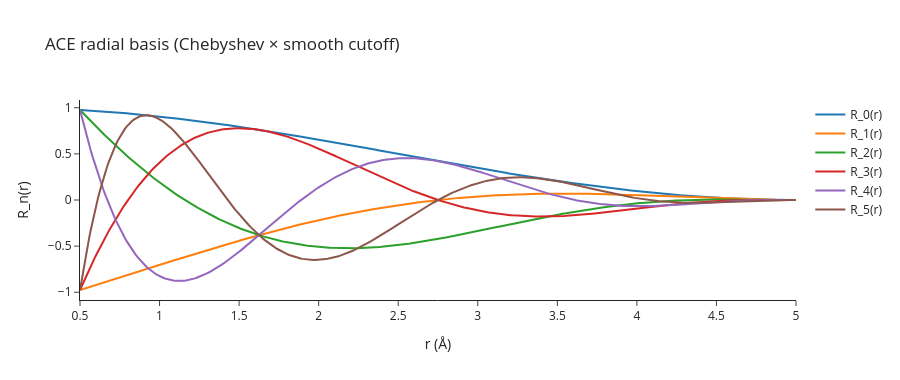

Notebook code cell kept with this figure:
### Markdown cell above
## 3. Inside the radial basis

The radial functions are Chebyshev polynomials on $[r_\min, r_\mathrm{cut}]$
multiplied by a smooth cutoff. Visualising them helps build intuition for what
`nmax` actually controls.

### Code cell
from pyscal3.descriptors import _ace_radial_basis

cutoff = 5.0
rs = np.linspace(0.5, cutoff, 400)
fig = go.Figure()
for n in range(6):
    fig.add_trace(go.Scatter(x=rs, y=[_ace_radial_basis(n, r, cutoff) for r in rs],
                             mode="lines", name=f"R_{n}(r)"))
fig.update_layout(
    title="ACE radial basis (Chebyshev × smooth cutoff)",
    xaxis_title="r (\u00c5)", yaxis_title="R_n(r)",
    height=380, template="simple_white",
)
fig

### Figure 1 — Plotly figure (JSON) as saved in the notebook; plotly's stock layout.template omitted (floating-point values rounded to 4 significant figures; data arrays with more than 128 entries replaced by an {"elided": "..."} marker saying what was removed)
{"data": [{"mode": "lines", "name": "R_0(r)", "type": "scatter", "x": {"elided": "400 float values"}, "y": {"elided": "400 float values"}}, {"mode": "lines", "name": "R_1(r)", "type": "scatter", "x": {"elided": "400 float values"}, "y": {"elided": "400 float values"}}, {"mode": "lines", "name": "R_2(r)", "type": "scatter", "x": {"elided": "400 float values"}, "y": {"elided": "400 float values"}}, {"mode": "lines", "name": "R_3(r)", "type": "scatter", "x": {"elided": "400 float values"}, "y": {"elided": "400 float values"}}, {"mode": "lines", "name": "R_4(r)", "type": "scatter", "x": {"elided": "400 float values"}, "y": {"elided": "400 float values"}}, {"mode": "lines", "name": "R_5(r)", "type": "scatter", "x": {"elided": "400 float values"}, "y": {"elided": "400 float values"}}], "layout": {"height": 380, "title": {"text": "ACE radial basis (Chebyshev × smooth cutoff)"}, "xaxis": {"title": {"text": "r (Å)"}}, "yaxis": {"title": {"text": "R_n(r)"}}}}
